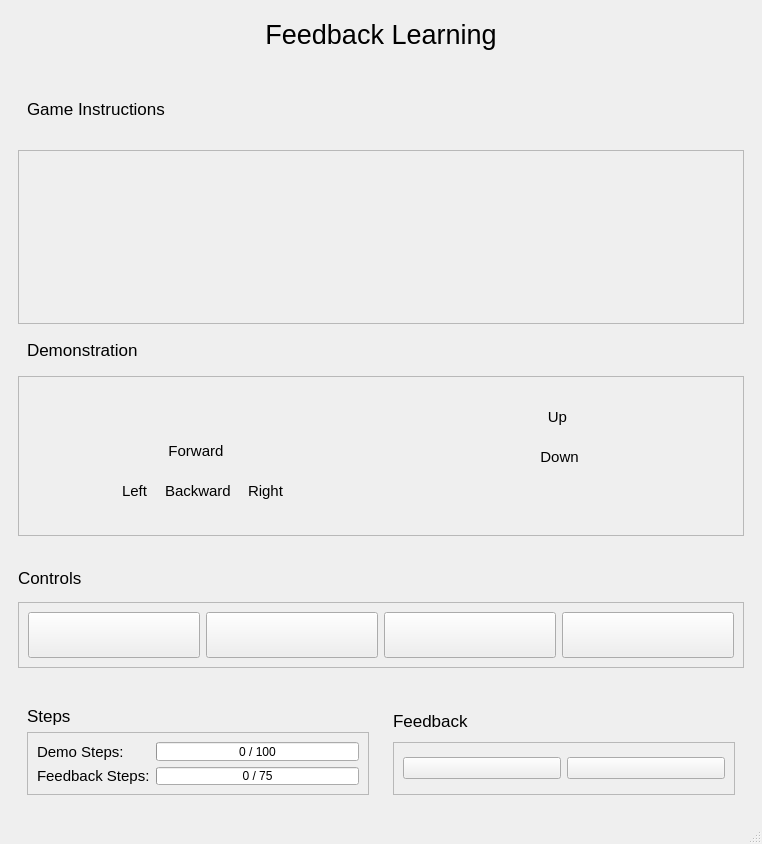
<?xml version="1.0" encoding="UTF-8"?>
<ui version="4.0">
 <class>MainWindow</class>
 <widget class="QMainWindow" name="MainWindow">
  <property name="geometry">
   <rect>
    <x>0</x>
    <y>0</y>
    <width>762</width>
    <height>844</height>
   </rect>
  </property>
  <property name="windowTitle">
   <string>MainWindow</string>
  </property>
  <property name="windowIcon">
   <iconset resource="resources.qrc">
    <normaloff>:/Icons/icons/panda.png</normaloff>:/Icons/icons/panda.png</iconset>
  </property>
  <widget class="QWidget" name="centralwidget">
   <property name="enabled">
    <bool>true</bool>
   </property>
   <layout class="QVBoxLayout" name="verticalLayout">
    <item>
     <widget class="QFrame" name="verticalFrame">
      <property name="maximumSize">
       <size>
        <width>16777215</width>
        <height>50</height>
       </size>
      </property>
      <layout class="QVBoxLayout" name="verticalLayout_6">
       <item>
        <widget class="QLabel" name="lblTitle">
         <property name="maximumSize">
          <size>
           <width>16777215</width>
           <height>35</height>
          </size>
         </property>
         <property name="font">
          <font>
           <pointsize>20</pointsize>
          </font>
         </property>
         <property name="text">
          <string>Feedback Learning</string>
         </property>
         <property name="alignment">
          <set>Qt::AlignCenter</set>
         </property>
        </widget>
       </item>
      </layout>
     </widget>
    </item>
    <item>
     <widget class="QFrame" name="frameInstructions">
      <property name="minimumSize">
       <size>
        <width>0</width>
        <height>480</height>
       </size>
      </property>
      <property name="maximumSize">
       <size>
        <width>16777215</width>
        <height>16777215</height>
       </size>
      </property>
      <property name="font">
       <font>
        <pointsize>13</pointsize>
       </font>
      </property>
      <property name="frameShape">
       <enum>QFrame::NoFrame</enum>
      </property>
      <property name="frameShadow">
       <enum>QFrame::Raised</enum>
      </property>
      <layout class="QVBoxLayout" name="verticalLayout_4">
       <item>
        <widget class="QFrame" name="frameGameInstructions">
         <property name="minimumSize">
          <size>
           <width>0</width>
           <height>70</height>
          </size>
         </property>
         <property name="maximumSize">
          <size>
           <width>16777215</width>
           <height>70</height>
          </size>
         </property>
         <layout class="QHBoxLayout" name="horizontalLayout_4">
          <item>
           <widget class="QLabel" name="lblGameInstructionsTitle">
            <property name="maximumSize">
             <size>
              <width>16777215</width>
              <height>40</height>
             </size>
            </property>
            <property name="text">
             <string>Game Instructions</string>
            </property>
           </widget>
          </item>
          <item>
           <widget class="QPushButton" name="btnNext">
            <property name="enabled">
             <bool>true</bool>
            </property>
            <property name="minimumSize">
             <size>
              <width>70</width>
              <height>50</height>
             </size>
            </property>
            <property name="maximumSize">
             <size>
              <width>70</width>
              <height>50</height>
             </size>
            </property>
            <property name="whatsThis">
             <string>&lt;html&gt;&lt;head/&gt;&lt;body&gt;&lt;p&gt;&lt;br/&gt;&lt;/p&gt;&lt;/body&gt;&lt;/html&gt;</string>
            </property>
            <property name="text">
             <string/>
            </property>
            <property name="icon">
             <iconset resource="resources.qrc">
              <normaloff>:/Icons/icons/next50.png</normaloff>:/Icons/icons/next50.png</iconset>
            </property>
            <property name="iconSize">
             <size>
              <width>50</width>
              <height>50</height>
             </size>
            </property>
            <property name="default">
             <bool>false</bool>
            </property>
            <property name="flat">
             <bool>true</bool>
            </property>
           </widget>
          </item>
         </layout>
        </widget>
       </item>
       <item>
        <widget class="QLabel" name="lblGameInstructions">
         <property name="minimumSize">
          <size>
           <width>0</width>
           <height>140</height>
          </size>
         </property>
         <property name="maximumSize">
          <size>
           <width>16777215</width>
           <height>16777215</height>
          </size>
         </property>
         <property name="font">
          <font>
           <pointsize>10</pointsize>
          </font>
         </property>
         <property name="frameShape">
          <enum>QFrame::StyledPanel</enum>
         </property>
         <property name="text">
          <string/>
         </property>
        </widget>
       </item>
       <item>
        <widget class="QFrame" name="horizontalFrame">
         <property name="maximumSize">
          <size>
           <width>16777215</width>
           <height>40</height>
          </size>
         </property>
         <layout class="QHBoxLayout" name="horizontalLayout_5">
          <item>
           <widget class="QLabel" name="lblDemoInstructionsTitle">
            <property name="maximumSize">
             <size>
              <width>16777215</width>
              <height>30</height>
             </size>
            </property>
            <property name="mouseTracking">
             <bool>false</bool>
            </property>
            <property name="text">
             <string>Demonstration</string>
            </property>
           </widget>
          </item>
          <item>
           <widget class="QLabel" name="lblCustomTask">
            <property name="maximumSize">
             <size>
              <width>500</width>
              <height>30</height>
             </size>
            </property>
            <property name="layoutDirection">
             <enum>Qt::LeftToRight</enum>
            </property>
            <property name="text">
             <string/>
            </property>
            <property name="alignment">
             <set>Qt::AlignRight|Qt::AlignTrailing|Qt::AlignVCenter</set>
            </property>
           </widget>
          </item>
         </layout>
        </widget>
       </item>
       <item>
        <widget class="QFrame" name="frameDemoInstructions">
         <property name="minimumSize">
          <size>
           <width>0</width>
           <height>160</height>
          </size>
         </property>
         <property name="maximumSize">
          <size>
           <width>16777215</width>
           <height>160</height>
          </size>
         </property>
         <property name="frameShape">
          <enum>QFrame::StyledPanel</enum>
         </property>
         <layout class="QHBoxLayout" name="horizontalLayout_2">
          <item>
           <widget class="QLabel" name="lblDemoInstructions">
            <property name="minimumSize">
             <size>
              <width>0</width>
              <height>150</height>
             </size>
            </property>
            <property name="font">
             <font>
              <pointsize>11</pointsize>
              <strikeout>false</strikeout>
             </font>
            </property>
            <property name="mouseTracking">
             <bool>true</bool>
            </property>
            <property name="styleSheet">
             <string notr="true"/>
            </property>
            <property name="frameShape">
             <enum>QFrame::NoFrame</enum>
            </property>
            <property name="text">
             <string>&lt;!DOCTYPE html&gt;
&lt;html lang=&quot;en&quot;&gt;
&lt;head&gt;
  &lt;meta charset=&quot;utf-8&quot;&gt;
  &lt;meta name=&quot;viewport&quot; content=&quot;width=device-width, initial-scale=1&quot;&gt;
  &lt;title&gt;Document&lt;/title&gt;
&lt;/head&gt;
&lt;body &gt;
  &lt;table style=&quot;text-align: center;&quot;&gt;
    &lt;tr&gt;
      &lt;td&gt;&lt;/td&gt;
      &lt;td style=&quot;text-align: center;&quot;&gt;&lt;img src=&quot;:/Icons/icons/key_W.png&quot;/&gt;&lt;/td&gt;
      &lt;tr&gt;
        &lt;td&gt;&lt;/td&gt;
        &lt;td&gt;
          &lt;p style=&quot;text-align: center;&quot;&gt;Forward&lt;/p&gt;
        &lt;/td&gt;
      &lt;/tr&gt;
    &lt;/tr&gt;
    
      
    &lt;tr&gt;
      &lt;td style=&quot;text-align: center;&quot;&gt;&lt;img src=&quot;:/Icons/icons/key_A.png&quot;/&gt;&lt;/td&gt;
      &lt;td style=&quot;text-align: center;&quot;&gt;&lt;img src=&quot;:/Icons/icons/key_S.png&quot;/&gt;&lt;/td&gt;
      &lt;td style=&quot;text-align: center;&quot;&gt;&lt;img src=&quot;:/Icons/icons/key_D.png&quot;/&gt;&lt;/td&gt;
    &lt;/tr&gt;

    &lt;tr&gt;
      &lt;td&gt;&lt;p&gt;Left&lt;/p&gt;&lt;/td&gt;
      &lt;td&gt;&lt;p style=&quot;margin-left: 15px; margin-right: 15px;&quot;&gt;Backward&lt;/p&gt;&lt;/td&gt;
      &lt;td&gt;&lt;p&gt;Right&lt;/p&gt;&lt;/td&gt;
    &lt;/tr&gt;
  &lt;/table&gt; 
&lt;/body&gt;
&lt;/html&gt;</string>
            </property>
            <property name="alignment">
             <set>Qt::AlignLeading|Qt::AlignLeft|Qt::AlignVCenter</set>
            </property>
           </widget>
          </item>
          <item>
           <widget class="QLabel" name="lblDemoInstructionsGrip">
            <property name="minimumSize">
             <size>
              <width>0</width>
              <height>150</height>
             </size>
            </property>
            <property name="font">
             <font>
              <pointsize>11</pointsize>
             </font>
            </property>
            <property name="text">
             <string>&lt;!DOCTYPE html&gt;
&lt;html lang=&quot;en&quot;&gt;
&lt;head&gt;
  &lt;meta charset=&quot;utf-8&quot;&gt;
  &lt;meta name=&quot;viewport&quot; content=&quot;width=device-width, initial-scale=1&quot;&gt;
  &lt;title&gt;Document&lt;/title&gt;
&lt;/head&gt;
&lt;body &gt;
  &lt;table style=&quot;text-align: center;&quot;&gt;
    &lt;tr&gt;
      &lt;td style=&quot;text-align: center;&quot;&gt;&lt;img src=&quot;:Icons/icons/key_8.png&quot;/&gt;&lt;/td&gt;
      &lt;tr&gt;
        &lt;td&gt;
          &lt;p style=&quot;text-align: center;&quot;&gt;Up&lt;/p&gt;
        &lt;/td&gt;
      &lt;/tr&gt;
    &lt;/tr&gt;
    
      
    &lt;tr&gt;
      &lt;td style=&quot;text-align: center;&quot;&gt;&lt;img src=&quot;:Icons/icons/key_2.png&quot;/&gt;&lt;/td&gt;
    &lt;/tr&gt;

    &lt;tr&gt;
      &lt;td&gt;&lt;p style=&quot;text-align: center;&quot;&gt;Down&lt;/p&gt;&lt;/td&gt;
    &lt;/tr&gt;
  &lt;/table&gt; 
&lt;/body&gt;
&lt;/html&gt;</string>
            </property>
            <property name="alignment">
             <set>Qt::AlignLeading|Qt::AlignLeft|Qt::AlignTop</set>
            </property>
           </widget>
          </item>
         </layout>
        </widget>
       </item>
      </layout>
     </widget>
    </item>
    <item>
     <widget class="QFrame" name="frameControls">
      <property name="maximumSize">
       <size>
        <width>16777215</width>
        <height>160</height>
       </size>
      </property>
      <property name="frameShape">
       <enum>QFrame::NoFrame</enum>
      </property>
      <property name="frameShadow">
       <enum>QFrame::Raised</enum>
      </property>
      <layout class="QVBoxLayout" name="verticalLayout_3">
       <item>
        <widget class="QLabel" name="lblControls">
         <property name="maximumSize">
          <size>
           <width>16777215</width>
           <height>30</height>
          </size>
         </property>
         <property name="font">
          <font>
           <pointsize>13</pointsize>
          </font>
         </property>
         <property name="text">
          <string>Controls</string>
         </property>
        </widget>
       </item>
       <item>
        <widget class="QFrame" name="frame">
         <property name="minimumSize">
          <size>
           <width>0</width>
           <height>66</height>
          </size>
         </property>
         <property name="maximumSize">
          <size>
           <width>16777215</width>
           <height>66</height>
          </size>
         </property>
         <property name="frameShape">
          <enum>QFrame::StyledPanel</enum>
         </property>
         <property name="frameShadow">
          <enum>QFrame::Raised</enum>
         </property>
         <layout class="QGridLayout" name="gridLayout">
          <item row="0" column="2">
           <widget class="QPushButton" name="btnPause">
            <property name="maximumSize">
             <size>
              <width>16777215</width>
              <height>46</height>
             </size>
            </property>
            <property name="cursor">
             <cursorShape>PointingHandCursor</cursorShape>
            </property>
            <property name="text">
             <string/>
            </property>
            <property name="icon">
             <iconset resource="resources.qrc">
              <normaloff>:/Icons/icons/pause50.png</normaloff>:/Icons/icons/pause50.png</iconset>
            </property>
            <property name="iconSize">
             <size>
              <width>40</width>
              <height>40</height>
             </size>
            </property>
           </widget>
          </item>
          <item row="0" column="4">
           <widget class="QPushButton" name="btnReset">
            <property name="maximumSize">
             <size>
              <width>16777215</width>
              <height>46</height>
             </size>
            </property>
            <property name="cursor">
             <cursorShape>PointingHandCursor</cursorShape>
            </property>
            <property name="text">
             <string/>
            </property>
            <property name="icon">
             <iconset resource="resources.qrc">
              <normaloff>:/Icons/icons/reset50.png</normaloff>:/Icons/icons/reset50.png</iconset>
            </property>
            <property name="iconSize">
             <size>
              <width>40</width>
              <height>40</height>
             </size>
            </property>
           </widget>
          </item>
          <item row="0" column="1">
           <widget class="QPushButton" name="btnStart">
            <property name="maximumSize">
             <size>
              <width>16777215</width>
              <height>46</height>
             </size>
            </property>
            <property name="cursor">
             <cursorShape>PointingHandCursor</cursorShape>
            </property>
            <property name="text">
             <string/>
            </property>
            <property name="icon">
             <iconset resource="resources.qrc">
              <normaloff>:/Icons/icons/play50.png</normaloff>:/Icons/icons/play50.png</iconset>
            </property>
            <property name="iconSize">
             <size>
              <width>40</width>
              <height>40</height>
             </size>
            </property>
           </widget>
          </item>
          <item row="0" column="5">
           <widget class="QPushButton" name="btnStop">
            <property name="maximumSize">
             <size>
              <width>16777215</width>
              <height>46</height>
             </size>
            </property>
            <property name="cursor">
             <cursorShape>PointingHandCursor</cursorShape>
            </property>
            <property name="text">
             <string/>
            </property>
            <property name="icon">
             <iconset resource="resources.qrc">
              <normaloff>:/Icons/icons/stop50.png</normaloff>:/Icons/icons/stop50.png</iconset>
            </property>
            <property name="iconSize">
             <size>
              <width>40</width>
              <height>40</height>
             </size>
            </property>
           </widget>
          </item>
         </layout>
        </widget>
       </item>
      </layout>
     </widget>
    </item>
    <item>
     <widget class="QFrame" name="frameSteps_Feedback">
      <property name="maximumSize">
       <size>
        <width>16777215</width>
        <height>125</height>
       </size>
      </property>
      <layout class="QHBoxLayout" name="horizontalLayout_3">
       <item>
        <widget class="QFrame" name="frameSteps">
         <property name="minimumSize">
          <size>
           <width>360</width>
           <height>0</height>
          </size>
         </property>
         <property name="maximumSize">
          <size>
           <width>16777215</width>
           <height>125</height>
          </size>
         </property>
         <property name="frameShape">
          <enum>QFrame::NoFrame</enum>
         </property>
         <property name="frameShadow">
          <enum>QFrame::Raised</enum>
         </property>
         <layout class="QVBoxLayout" name="verticalLayout_2">
          <item>
           <widget class="QLabel" name="lblSteps">
            <property name="maximumSize">
             <size>
              <width>16777215</width>
              <height>30</height>
             </size>
            </property>
            <property name="font">
             <font>
              <pointsize>13</pointsize>
             </font>
            </property>
            <property name="text">
             <string>Steps</string>
            </property>
           </widget>
          </item>
          <item>
           <widget class="QFrame" name="frame_5">
            <property name="enabled">
             <bool>true</bool>
            </property>
            <property name="frameShape">
             <enum>QFrame::StyledPanel</enum>
            </property>
            <property name="frameShadow">
             <enum>QFrame::Raised</enum>
            </property>
            <layout class="QGridLayout" name="gridLayout_2">
             <item row="0" column="0">
              <widget class="QLabel" name="lblDemoSteps">
               <property name="font">
                <font>
                 <pointsize>11</pointsize>
                </font>
               </property>
               <property name="text">
                <string>Demo Steps:</string>
               </property>
              </widget>
             </item>
             <item row="1" column="0">
              <widget class="QLabel" name="lblFeedbackSteps">
               <property name="font">
                <font>
                 <pointsize>11</pointsize>
                </font>
               </property>
               <property name="text">
                <string>Feedback Steps:</string>
               </property>
              </widget>
             </item>
             <item row="0" column="1">
              <widget class="QProgressBar" name="pbDemo">
               <property name="minimumSize">
                <size>
                 <width>160</width>
                 <height>0</height>
                </size>
               </property>
               <property name="maximumSize">
                <size>
                 <width>16777215</width>
                 <height>16777215</height>
                </size>
               </property>
               <property name="maximum">
                <number>100</number>
               </property>
               <property name="value">
                <number>0</number>
               </property>
               <property name="textVisible">
                <bool>true</bool>
               </property>
               <property name="orientation">
                <enum>Qt::Horizontal</enum>
               </property>
               <property name="invertedAppearance">
                <bool>false</bool>
               </property>
               <property name="format">
                <string>%v / %m</string>
               </property>
              </widget>
             </item>
             <item row="1" column="1">
              <widget class="QProgressBar" name="pbFeedback">
               <property name="minimumSize">
                <size>
                 <width>160</width>
                 <height>0</height>
                </size>
               </property>
               <property name="maximumSize">
                <size>
                 <width>16777215</width>
                 <height>16777215</height>
                </size>
               </property>
               <property name="maximum">
                <number>75</number>
               </property>
               <property name="value">
                <number>0</number>
               </property>
               <property name="format">
                <string>%v / %m</string>
               </property>
              </widget>
             </item>
            </layout>
           </widget>
          </item>
         </layout>
        </widget>
       </item>
       <item>
        <widget class="QFrame" name="frameFeedback">
         <property name="minimumSize">
          <size>
           <width>360</width>
           <height>0</height>
          </size>
         </property>
         <property name="maximumSize">
          <size>
           <width>16777215</width>
           <height>125</height>
          </size>
         </property>
         <property name="frameShape">
          <enum>QFrame::NoFrame</enum>
         </property>
         <property name="frameShadow">
          <enum>QFrame::Raised</enum>
         </property>
         <layout class="QVBoxLayout" name="verticalLayout_5">
          <item>
           <widget class="QLabel" name="lblFeedback">
            <property name="maximumSize">
             <size>
              <width>16777215</width>
              <height>30</height>
             </size>
            </property>
            <property name="font">
             <font>
              <pointsize>13</pointsize>
             </font>
            </property>
            <property name="text">
             <string>Feedback</string>
            </property>
           </widget>
          </item>
          <item>
           <widget class="QFrame" name="frame_4">
            <property name="frameShape">
             <enum>QFrame::StyledPanel</enum>
            </property>
            <property name="frameShadow">
             <enum>QFrame::Raised</enum>
            </property>
            <layout class="QHBoxLayout" name="horizontalLayout">
             <item>
              <widget class="QPushButton" name="btnFeedbackGood">
               <property name="cursor">
                <cursorShape>PointingHandCursor</cursorShape>
               </property>
               <property name="text">
                <string/>
               </property>
               <property name="icon">
                <iconset resource="resources.qrc">
                 <normaloff>:/Icons/icons/feedbackGood50.png</normaloff>:/Icons/icons/feedbackGood50.png</iconset>
               </property>
               <property name="iconSize">
                <size>
                 <width>40</width>
                 <height>40</height>
                </size>
               </property>
              </widget>
             </item>
             <item>
              <widget class="QPushButton" name="btnFeedbackBad">
               <property name="cursor">
                <cursorShape>PointingHandCursor</cursorShape>
               </property>
               <property name="text">
                <string/>
               </property>
               <property name="icon">
                <iconset resource="resources.qrc">
                 <normaloff>:/Icons/icons/feedbackBad50.png</normaloff>:/Icons/icons/feedbackBad50.png</iconset>
               </property>
               <property name="iconSize">
                <size>
                 <width>40</width>
                 <height>40</height>
                </size>
               </property>
              </widget>
             </item>
            </layout>
           </widget>
          </item>
         </layout>
        </widget>
       </item>
      </layout>
     </widget>
    </item>
   </layout>
  </widget>
  <widget class="QMenuBar" name="menubar">
   <property name="geometry">
    <rect>
     <x>0</x>
     <y>0</y>
     <width>762</width>
     <height>20</height>
    </rect>
   </property>
  </widget>
  <widget class="QStatusBar" name="statusbar"/>
 </widget>
 <resources>
  <include location="resources.qrc"/>
 </resources>
 <connections/>
</ui>
